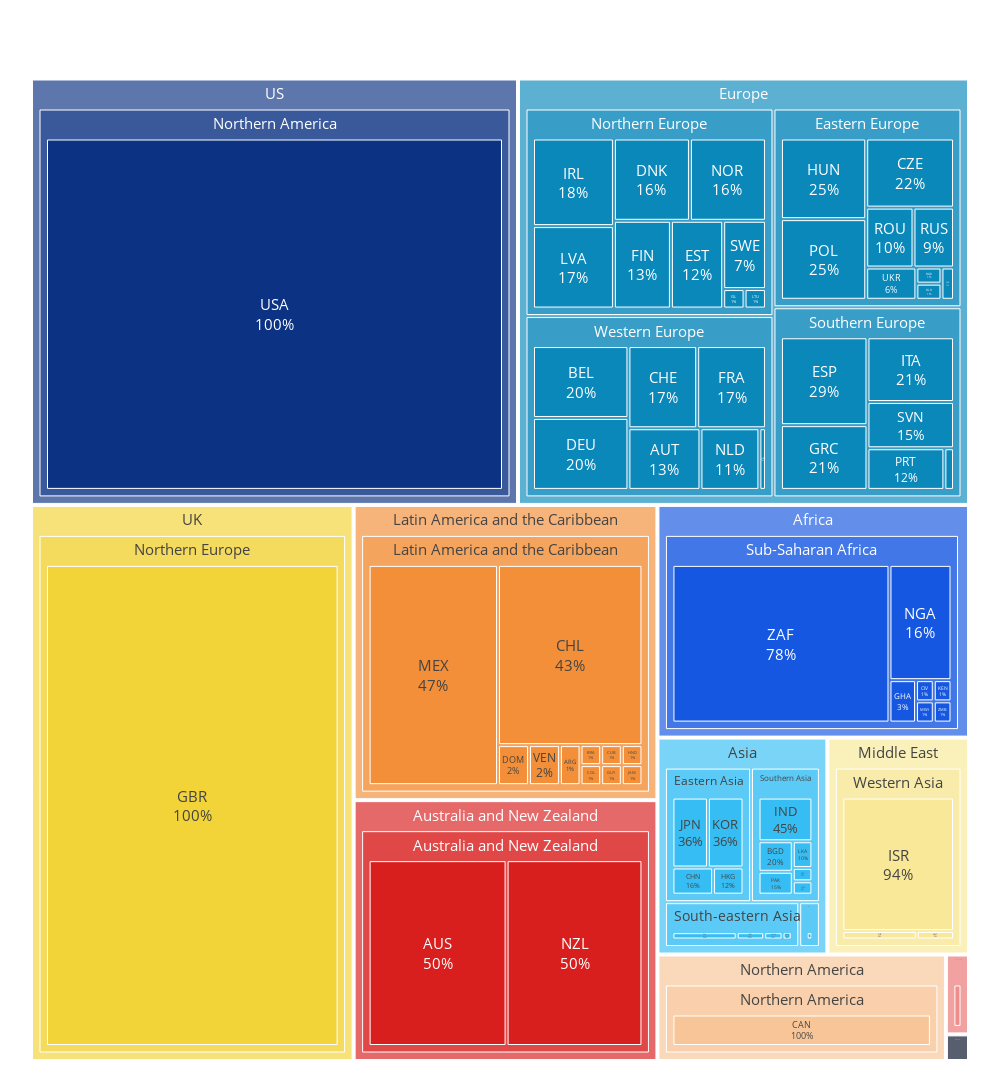

The notebook cell saved with this chart:
### Code cell
# Create Treemap
import plotly.express as px

plot_data = survey[
    ["location_special_region", "location_birth_subregion", "location_birth_countryISO"]
]
# Create a Treemap with percentages
fig = px.treemap(
    plot_data,
    path=[
        "location_special_region",
        "location_birth_subregion",
        "location_birth_countryISO",
    ],
    width=1000,  # Approx A4
    height=1000 * 1.41,  # Approx A4
    color_discrete_sequence=px.colors.diverging.Portland,
    hover_data=plot_data.columns,
)


# Update the layout to include the percent
fig.update_traces(
    texttemplate="%{label}<br>%{percentParent:.0%}", textposition="middle center"
)

fig.update_traces(textfont=dict(size=15))

# Adjust layout for better fit
fig.update_layout(margin=dict(t=50, l=25, r=25, b=25))

fig.show()

fig.write_image(
    f"{RESULTS_PATH}/plots/summary_plots/treemap_regions_portrait.pdf",
    width=595,
    height=842,
)

### Figure 1 — Plotly figure (JSON) as saved in the notebook; plotly's stock layout.template omitted (floating-point values rounded to 4 significant figures; data arrays with more than 128 entries replaced by an {"elided": "..."} marker saying what was removed)
{"data": [{"branchvalues": "total", "customdata": {"elided": "104x3 str values"}, "domain": {"x": [0, 1], "y": [0, 1]}, "hovertemplate": "labels=%{label}<br>count=%{value}<br>parent=%{parent}<br>id=%{id}<br>location_special_region=%{customdata[0]}<br>location_birth_subregion=%{customdata[1]}<br>location_birth_countryISO=%{customdata[2]}<extra></extra>", "ids": ["Asia/Southern Asia/AFG", "Latin America and the Caribbean/Latin America and the Caribbean/ARG", "Australia and New Zealand/Australia and New Zealand/AUS", "Europe/Western Europe/AUT", "Europe/Western Europe/BEL", "Asia/Southern Asia/BGD", "Europe/Eastern Europe/BGR", "Europe/Southern Europe/BIH", "Europe/Eastern Europe/BLR", "Latin America and the Caribbean/Latin America and the Caribbean/BRA", "Northern America/Northern America/CAN", "Europe/Western Europe/CHE", "Latin America and the Caribbean/Latin America and the Caribbean/CHL", "Asia/Eastern Asia/CHN", "Africa/Sub-Saharan Africa/CIV", "Latin America and the Caribbean/Latin America and the Caribbean/COL", "Latin America and the Caribbean/Latin America and the Caribbean/CUB", "Europe/Eastern Europe/CZE", "Europe/Western Europe/DEU", "Europe/Northern Europe/DNK", "Latin America and the Caribbean/Latin America and the Caribbean/DOM", "Europe/Southern Europe/ESP", "Europe/Northern Europe/EST", "Europe/Northern Europe/FIN", "Europe/Western Europe/FRA", "UK/Northern Europe/GBR", "Africa/Sub-Saharan Africa/GHA", "Europe/Southern Europe/GRC", "Latin America and the Caribbean/Latin America and the Caribbean/GUY", "Asia/Eastern Asia/HKG", "Latin America and the Caribbean/Latin America and the Caribbean/HND", "Europe/Eastern Europe/HUN", "Asia/South-eastern Asia/IDN", "Asia/Southern Asia/IND", "Europe/Northern Europe/IRL", "Europe/Northern Europe/ISL", "Middle East/Western Asia/ISR", "Europe/Southern Europe/ITA", "Latin America and the Caribbean/Latin America and the Caribbean/JAM", "Asia/Eastern Asia/JPN", "Asia/Central Asia/KAZ", "Africa/Sub-Saharan Africa/KEN", "Asia/Eastern Asia/KOR", "Middle East/Western Asia/KWT", "Asia/Southern Asia/LKA", "Europe/Northern Europe/LTU", "Europe/Western Europe/LUX", "Europe/Northern Europe/LVA", "Latin America and the Caribbean/Latin America and the Caribbean/MEX", "Africa/Sub-Saharan Africa/MWI", "Asia/South-eastern Asia/MYS", "Africa/Sub-Saharan Africa/NGA", "Europe/Western Europe/NLD", "Europe/Northern Europe/NOR", "Asia/Southern Asia/NPL", "Australia and New Zealand/Australia and New Zealand/NZL", "Asia/Southern Asia/PAK", "Asia/South-eastern Asia/PHL", "Europe/Eastern Europe/POL", "Europe/Southern Europe/PRT", "Prefer not to say/Prefer not to say/Prefer not to say", "Europe/Eastern Europe/ROU", "Europe/Eastern Europe/RUS", "Africa/Northern Africa/SDN", "Europe/Eastern Europe/SVK", "Europe/Southern Europe/SVN", "Europe/Northern Europe/SWE", "Oceania/Polynesia/TON", "Middle East/Western Asia/TUR", "Europe/Eastern Europe/UKR", "US/Northern America/USA", "Latin America and the Caribbean/Latin America and the Caribbean/VEN", "Asia/South-eastern Asia/VNM", "Africa/Sub-Saharan Africa/ZAF", "Africa/Sub-Saharan Africa/ZMB", "Australia and New Zealand/Australia and New Zealand", "Asia/Central Asia", "Asia/Eastern Asia", "Europe/Eastern Europe", "Latin America and the Caribbean/Latin America and the Caribbean", "Africa/Northern Africa", "Northern America/Northern America", "US/Northern America", "Europe/Northern Europe", "UK/Northern Europe", "Oceania/Polynesia", "Prefer not to say/Prefer not to say", "Asia/South-eastern Asia", "Asia/Southern Asia", "Europe/Southern Europe", "Africa/Sub-Saharan Africa", "Middle East/Western Asia", "Europe/Western Europe", "Africa", "Asia", "Australia and New Zealand", "Europe", "Latin America and the Caribbean", "Middle East", "Northern America", "Oceania", "Prefer not to say", "UK", "US"], "labels": ["AFG", "ARG", "AUS", "AUT", "BEL", "BGD", "BGR", "BIH", "BLR", "BRA", "CAN", "CHE", "CHL", "CHN", "CIV", "COL", "CUB", "CZE", "DEU", "DNK", "DOM", "ESP", "EST", "FIN", "FRA", "GBR", "GHA", "GRC", "GUY", "HKG", "HND", "HUN", "IDN", "IND", "IRL", "ISL", "ISR", "ITA", "JAM", "JPN", "KAZ", "KEN", "KOR", "KWT", "LKA", "LTU", "LUX", "LVA", "MEX", "MWI", "MYS", "NGA", "NLD", "NOR", "NPL", "NZL", "PAK", "PHL", "POL", "PRT", "Prefer not to say", "ROU", "RUS", "SDN", "SVK", "SVN", "SWE", "TON", "TUR", "UKR", "USA", "VEN", "VNM", "ZAF", "ZMB", "Australia and New Zealand", "Central Asia", "Eastern Asia", "Eastern Europe", "Latin America and the Caribbean", "Northern Africa", "Northern America", "Northern America", "Northern Europe", "Northern Europe", "Polynesia", "Prefer not to say", "South-eastern Asia", "Southern Asia", "Southern Europe", "Sub-Saharan Africa", "Western Asia", "Western Europe", "Africa", "Asia", "Australia and New Zealand", "Europe", "Latin America and the Caribbean", "Middle East", "Northern America", "Oceania", "Prefer not to say", "UK", "US"], "name": "", "parents": ["Asia/Southern Asia", "Latin America and the Caribbean/Latin America and the Caribbean", "Australia and New Zealand/Australia and New Zealand", "Europe/Western Europe", "Europe/Western Europe", "Asia/Southern Asia", "Europe/Eastern Europe", "Europe/Southern Europe", "Europe/Eastern Europe", "Latin America and the Caribbean/Latin America and the Caribbean", "Northern America/Northern America", "Europe/Western Europe", "Latin America and the Caribbean/Latin America and the Caribbean", "Asia/Eastern Asia", "Africa/Sub-Saharan Africa", "Latin America and the Caribbean/Latin America and the Caribbean", "Latin America and the Caribbean/Latin America and the Caribbean", "Europe/Eastern Europe", "Europe/Western Europe", "Europe/Northern Europe", "Latin America and the Caribbean/Latin America and the Caribbean", "Europe/Southern Europe", "Europe/Northern Europe", "Europe/Northern Europe", "Europe/Western Europe", "UK/Northern Europe", "Africa/Sub-Saharan Africa", "Europe/Southern Europe", "Latin America and the Caribbean/Latin America and the Caribbean", "Asia/Eastern Asia", "Latin America and the Caribbean/Latin America and the Caribbean", "Europe/Eastern Europe", "Asia/South-eastern Asia", "Asia/Southern Asia", "Europe/Northern Europe", "Europe/Northern Europe", "Middle East/Western Asia", "Europe/Southern Europe", "Latin America and the Caribbean/Latin America and the Caribbean", "Asia/Eastern Asia", "Asia/Central Asia", "Africa/Sub-Saharan Africa", "Asia/Eastern Asia", "Middle East/Western Asia", "Asia/Southern Asia", "Europe/Northern Europe", "Europe/Western Europe", "Europe/Northern Europe", "Latin America and the Caribbean/Latin America and the Caribbean", "Africa/Sub-Saharan Africa", "Asia/South-eastern Asia", "Africa/Sub-Saharan Africa", "Europe/Western Europe", "Europe/Northern Europe", "Asia/Southern Asia", "Australia and New Zealand/Australia and New Zealand", "Asia/Southern Asia", "Asia/South-eastern Asia", "Europe/Eastern Europe", "Europe/Southern Europe", "Prefer not to say/Prefer not to say", "Europe/Eastern Europe", "Europe/Eastern Europe", "Africa/Northern Africa", "Europe/Eastern Europe", "Europe/Southern Europe", "Europe/Northern Europe", "Oceania/Polynesia", "Middle East/Western Asia", "Europe/Eastern Europe", "US/Northern America", "Latin America and the Caribbean/Latin America and the Caribbean", "Asia/South-eastern Asia", "Africa/Sub-Saharan Africa", "Africa/Sub-Saharan Africa", "Australia and New Zealand", "Asia", "Asia", "Europe", "Latin America and the Caribbean", "Africa", "Northern America", "US", "Europe", "UK", "Oceania", "Prefer not to say", "Asia", "Asia", "Europe", "Africa", "Middle East", "Europe", "", "", "", "", "", "", "", "", "", "", ""], "textfont": {"size": 15}, "textposition": "middle center", "texttemplate": "%{label}<br>%{percentParent:.0%}", "type": "treemap", "values": [1, 2, 65, 11, 17, 4, 1, 1, 1, 1, 50, 14, 63, 4, 1, 1, 1, 15, 17, 15, 3, 19, 11, 12, 14, 292, 3, 14, 1, 3, 1, 17, 3, 9, 17, 1, 47, 14, 1, 9, 2, 1, 9, 1, 2, 1, 1, 16, 69, 1, 1, 19, 9, 15, 1, 64, 3, 7, 17, 8, 3, 7, 6, 1, 1, 10, 7, 1, 2, 4, 338, 3, 2, 91, 1, 129, 2, 25, 69, 146, 1, 50, 338, 95, 292, 1, 3, 13, 20, 66, 117, 50, 83, 118, 60, 129, 313, 146, 50, 50, 1, 3, 292, 338]}], "layout": {"height": 1410, "legend": {"tracegroupgap": 0}, "margin": {"b": 25, "l": 25, "r": 25, "t": 50}, "treemapcolorway": ["rgb(12,51,131)", "rgb(10,136,186)", "rgb(242,211,56)", "rgb(242,143,56)", "rgb(217,30,30)"], "width": 1000}}
